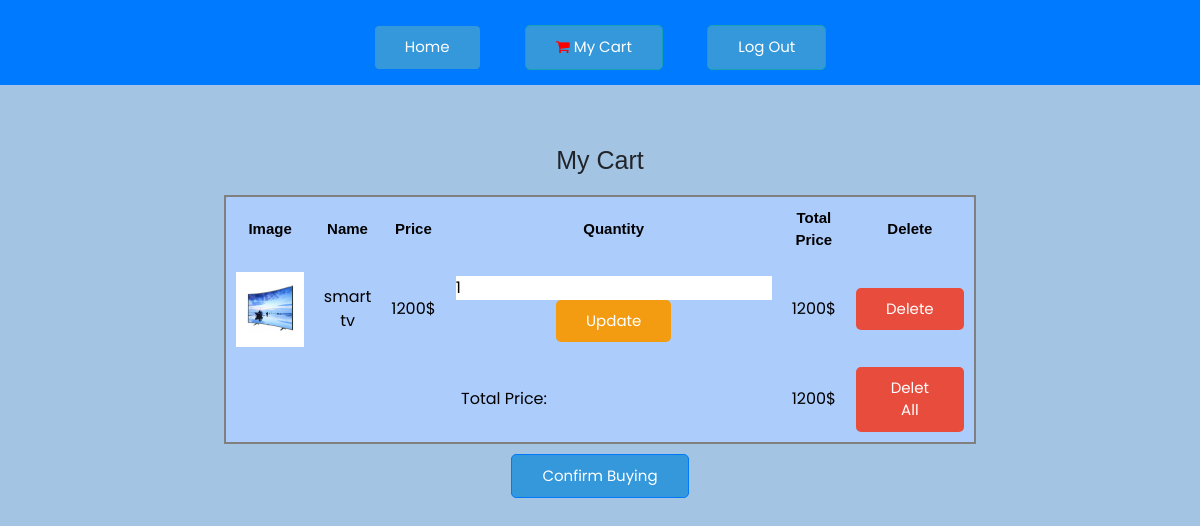
Page /cart.php (signed in) on the committed database.
### tables this page shows
CREATE TABLE `cart` (
  `id` int(11) NOT NULL,
  `user_id` int(100) NOT NULL,
  `name` varchar(100) NOT NULL,
  `price` int(100) NOT NULL,
  `image` varchar(150) NOT NULL,
  `quantity` int(100) NOT NULL
);

### cart.php (the view, shortened to what this page needs)
<?php
include 'config.php';
$user_id = $_SESSION['user_id'];
?>
<!DOCTYPE html>
<html lang="en">
<head>
   <link rel="stylesheet" href="https://cdn.jsdelivr.net/npm/bootstrap@4.4.1/dist/css/bootstrap.min.css">
    <link rel="stylesheet" href="https://cdnjs.cloudflare.com/ajax/libs/font-awesome/4.7.0/css/font-awesome.min.css">
   <link rel="stylesheet" href="style.css">
</head>
<body>
    <nav >
        <a class="btn btn-primary" id="home" href="index.php">
            <u> Home</u>
        </a>
        <a id="cart" class="btn btn-info" href="cart.php">
            <i class="fa fa-shopping-cart"></i>
            <u>My Cart</u>
        </a>
        <a href="index.php?logout=<?php echo $user_id; ?>" onclick="return confirm('Are you sure you want to log out?');" class="btn btn-info">Log Out
        </a>
    </nav>
    <center>
    <div class="shopping-cart">
<h1 class="heading"> My Cart</h1>
<table>
   <thead>
      <th>Image</th>
      <th>Name</th>
      <th>Price</th>
      <th>Quantity</th>
      <th>Total price</th>
      <th>Delete</th>
   </thead>
   <tbody>
   <?php
      $cart_query = mysqli_query($conn, "SELECT * FROM `cart` WHERE user_id = '$user_id'") or die('query failed');
      $grand_total = 0;
      if(mysqli_num_rows($cart_query) > 0){
         while($fetch_cart = mysqli_fetch_assoc($cart_query)){
   ?>
      <tr>
         <td><img src="admin/<?php echo $fetch_cart['image']; ?>" height="75" alt=""></td>
         <td><?php echo $fetch_cart['name']; ?></td>
         <td><?php echo $fetch_cart['price']; ?>$ </td>
         <td>
            <form action="" method="post">
               <input type="number" min="1" name="cart_quantity" value="<?php echo $fetch_cart['quantity']; ?>">
               <input type="submit" name="update_cart" value="Update" class="option-btn">
            </form>
         </td>
         <td><?php echo $sub_total = ($fetch_cart['price'] * $fetch_cart['quantity']); ?>$</td>
         <td><a href="index.php?remove=<?php echo $fetch_cart['id']; ?>" class="delete-btn" onclick="return confirm('Remove the item from the shopping cart');">Delete</a></td>
      </tr>
   <?php
      $grand_total += $sub_total;
         }
      }else{
         echo '<tr><td style="padding:20px; text-transform:capitalize;" colspan="6">The cart is empty</td></tr>';
      }
   ?>
   <tr class="table-bottom">
      <td colspan="4">Total Price:</td>
      <td><?php echo $grand_total; ?>$</td>
      <td><a href="index.php?delete_all" onclick="return confirm('Delete All Product?');" class="delete-btn <?php echo ($grand_total > 1)?'':'disabled'; ?>">Delet All</a></td>
   </tr>
</tbody>
</table>
<a class="btn btn-primary" name="confirm" href="confirm.php">confirm Buying</a>
</div>
    </center>
</body>

### style.css (style rules this page uses)
:root { --blue:#3498db; --red:#e74c3c; --orange:#f39c12; --black:#333; --white:#fff; --light-bg:#eee; --box-shadow:0 5px 10px rgba(0,0,0,.1); --border:2px solid var(--black); }
* { font-family: 'Poppins', sans-serif; margin:0; padding:0; box-sizing: border-box; outline: none; border: none; text-decoration: none; }
body { background-color: var(--light-bg); }
.btn, .delete-btn, .option-btn { display: inline-block; padding:10px 30px; cursor: pointer; font-size: 15px; color:var(--white); border-radius: 5px; text-transform: capitalize; }
.btn { background-color: var(--blue); margin-top: 10px; }
.delete-btn { background-color: var(--red); }
.option-btn { background-color: var(--orange); }

### cart.php (style rules this page uses)
body { background-color:#A4C4E4; }
h1 { margin-top:20px; font-size:25px; font-family:arial; }
nav { background-color: #007bff; color: white; padding: 15px; text-align: center; }
nav a { color: white; text-decoration: none; font-size:20px; margin:0 20px; }
nav a i { color:red; }
.shopping-cart { margin-top:20px; padding:20px; }
table { background-color:#ACCCFC; margin-top:20px; width: 60%; text-align: center; border:2px gray solid; padding:5px; border-radius: 10px; }
thead { color:black; text-align: center; margin-left:5px; }
table thead th { padding:10px; color:black; font-size:20px; font-family:arial; text-transform: capitalize; font-size: 15px; }
table .table-bottom { background-color: var(--light-bg); }
table tr td { padding:10px; font-size: 16px; color:black; background-color:#ACCCFC; }

### rows in the picture
cart: image (picture), name "smart tv", price "1200", cart_quantity "1"

### other values in the picture
$grand_total "1200"
